Frame 1 (no input): blank canvas, image omitted
Frame 60 (no input): blank canvas, image omitted
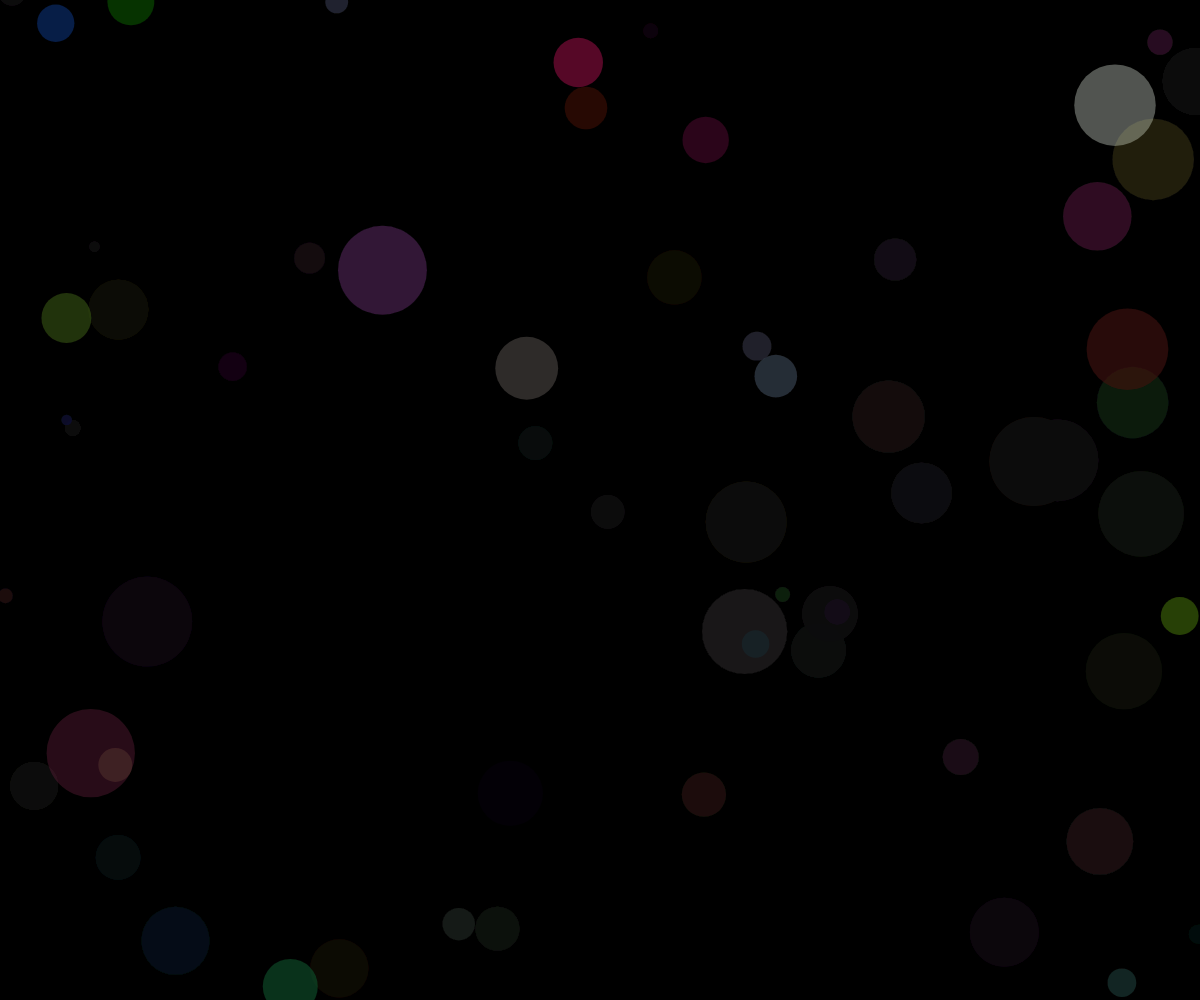
Frame 120 (the mouse pressed at the canvas centre since frame 60)

The p5.js sketch whose frames 1 and 60 were blank and that drew this single picture after the mouse press (run headless with seeded random() and noise() and a simulated clock; from frame 60 on, the mouse is pressed at the canvas centre):

// p5.js sketch
// ── sketch.js
let x, y, r, g, b, s;
let count = 0;
function setup() {
  createCanvas(windowWidth, windowHeight);
  background(0);
}

function draw() {
  if (count < 1){
    count++
  }
  else{
    background(0,0,0,10)
  }
  if (mouseIsPressed ) {
    x = random(width);
    y = random(height);
    r = random(255);
    g = random(255);
    b = random(255);
    s = random(10, 90);
    noStroke();
    fill(r, g, b, 100);
    circle(x, y, s);
  }
}

function mouseMoved() {
  r = random(255);
  g = random(255);
  b = random(255);
  s = random(10, 60);
  noStroke();
  fill(r, g, b, 100);
  circle(mouseX + random(-20, 20), mouseY + random(-20, 20), s);
}
